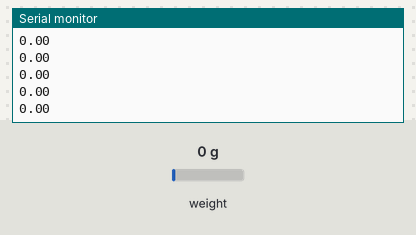
Simulated run of this sketch. Board: Arduino Uno, built with avr-gcc and run on an emulated ATmega328P. On the bench: the last lines printed to the serial monitor. The inputs (shaded band) are chosen by the test bench; at power-on: weight on the scale 0 g.

Above: at 2.2 s.
2.3 s: weight on the scale set to 100 g
At 2.57 s:
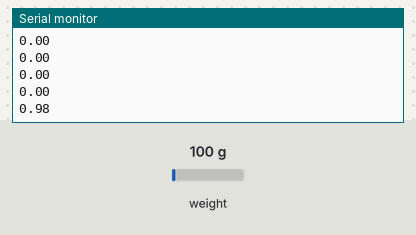
3.8 s: weight on the scale set to 1250 g
At 3.98 s:
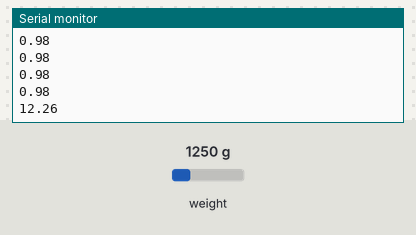
Timing chart, 0 to 6.8 s (numbered marks = the images above; inputs shaded):
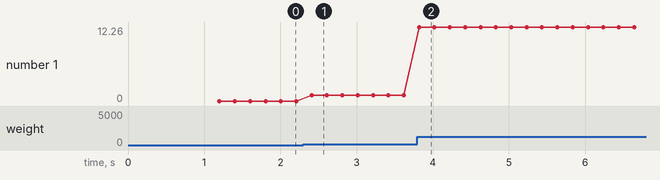

The sketch:

Force_reading_to_Serial.ino
```cpp
#include "HX711.h"

HX711 scale;

//  adjust pins if needed
uint8_t dataPin = 18;
uint8_t clockPin = 19;

float mass;
float force;


void setup()
{
  Serial.begin(9600);
  Serial.println("loading");

  scale.begin(dataPin, clockPin);

  scale.set_offset(49611);
  scale.set_scale(141.093994);

  scale.tare();
}


void loop()
{
  //  continuous scale 4x per second
  // Serial.println("start");

  mass = scale.get_units(2);
  force = (mass/1000)*9.81;

  Serial.println(force);
  //Serial.println("reading");
  delay(1);
}


//  -- END OF FILE --
```

Measured:
- after the input at 2.3 s, the serial monitor: prints a new line after 0.11 s (image 1)
- after the input at 3.8 s, the serial monitor: prints a new line at once (image 2)
- plotted number 1: 0 → 0.98 after the input at 2.3 s, 0.98 → 12.26 after the input at 3.8 s
